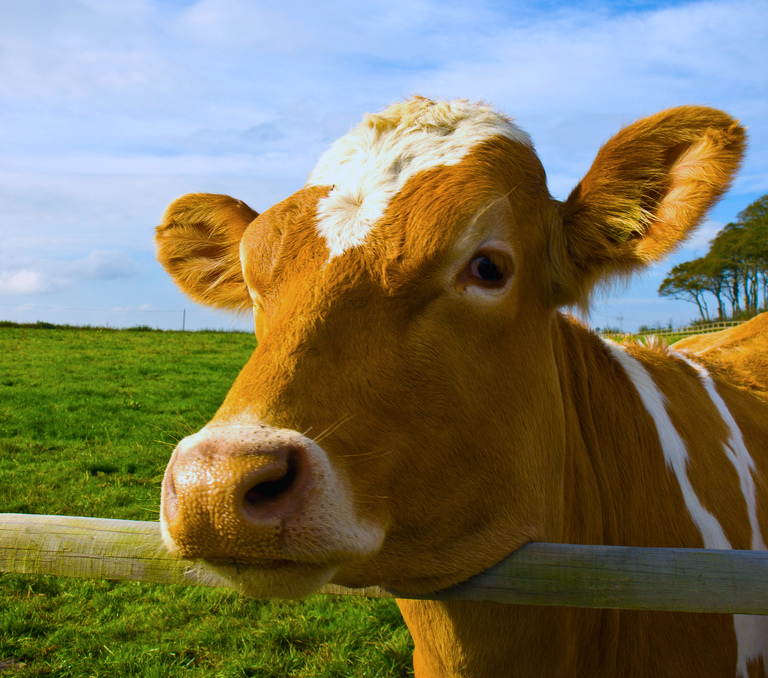
#> input picture cow.jpg, 768 x 678 px
$ python sketch1.py
#> lines starting #> are read from the running program, lines starting #| are printed output that depends on the picture


import cv2
src = cv2.imread('cow.jpg', cv2.IMREAD_COLOR)
#> src is the input picture: shape (678, 768, 3); mean B, G, R 92.7, 120.3, 124.4
dst = cv2.edgePreservingFilter(src, flags=1, sigma_s=60, sigma_r=0.4)
dst = cv2.detailEnhance(src, sigma_s=10, sigma_r=0.15)
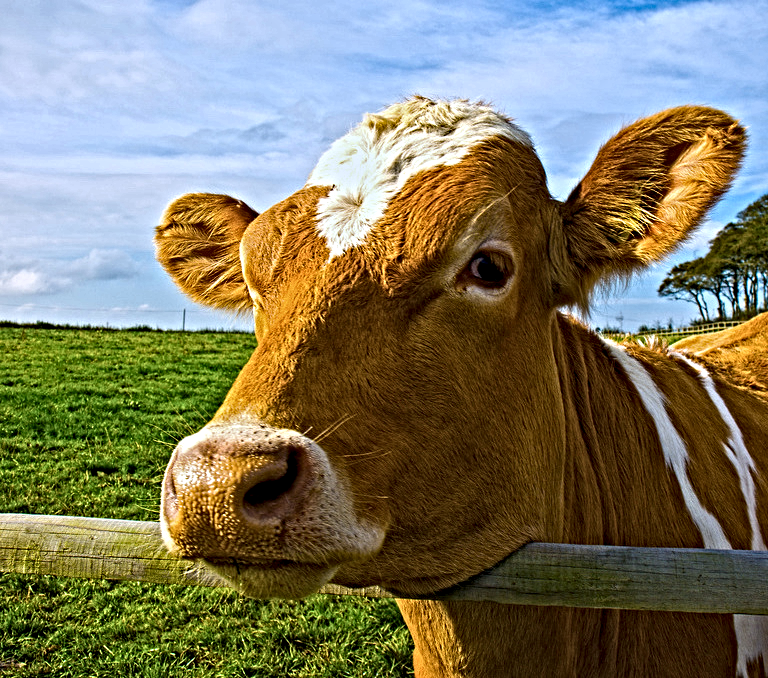
#> dst: shape (678, 768, 3); mean B, G, R 97.6, 121.3, 125.6

dst_gray, dst_color = cv2.pencilSketch(src, sigma_s=60, sigma_r=0.07, shade_factor=0.05)
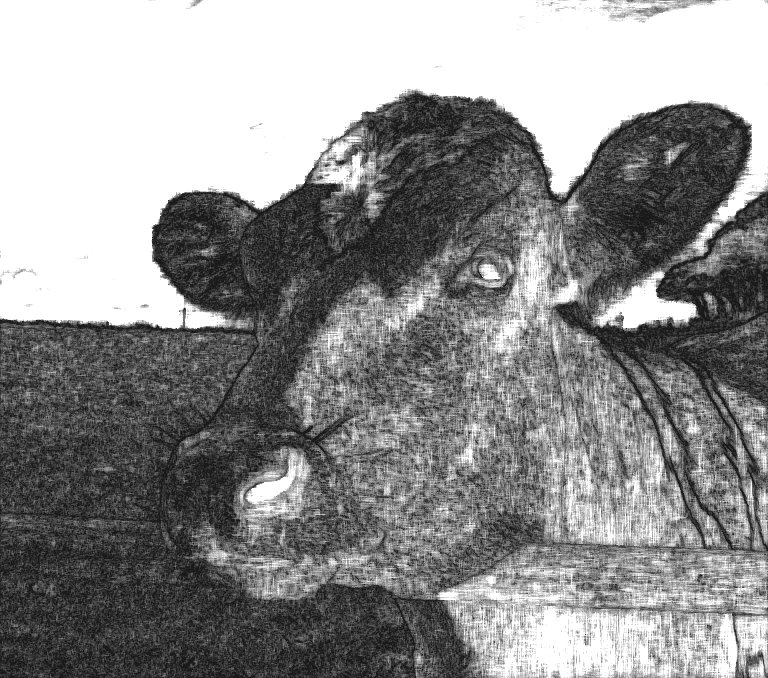
#> dst_gray: shape (678, 768); min 26, max 255, mean 143.1
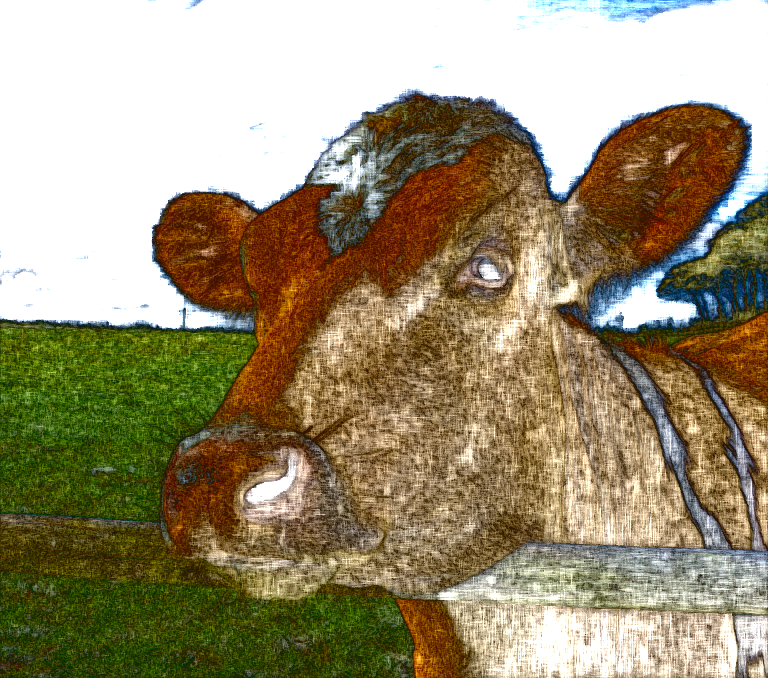
#> dst_color: shape (678, 768, 3); mean B, G, R 114.4, 144.1, 155.3
dst = cv2.stylization(src, sigma_s=60, sigma_r=0.07)
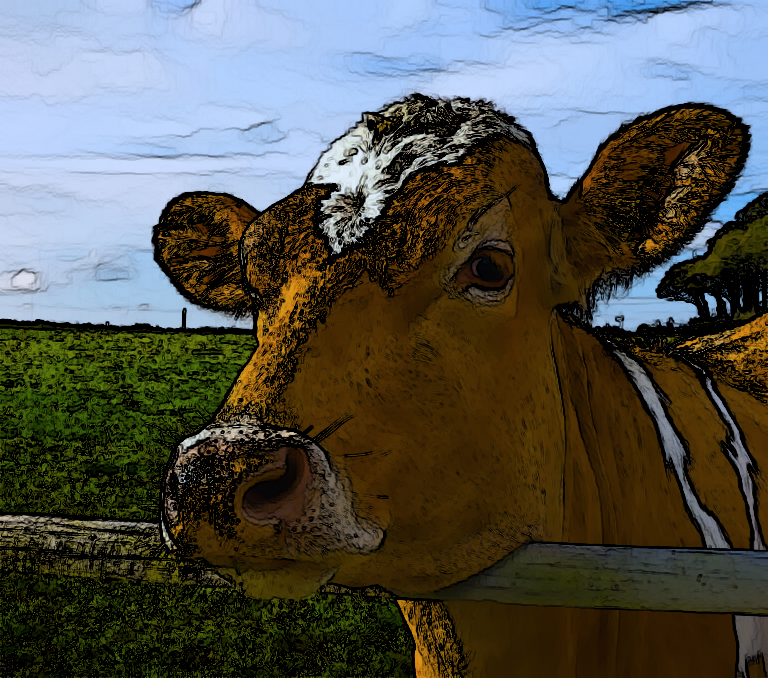
#> dst: shape (678, 768, 3); mean B, G, R 76, 83.7, 83.3
cv2.imshow('image', dst)
cv2.waitKey(0)
cv2.destroyAllWindows()
